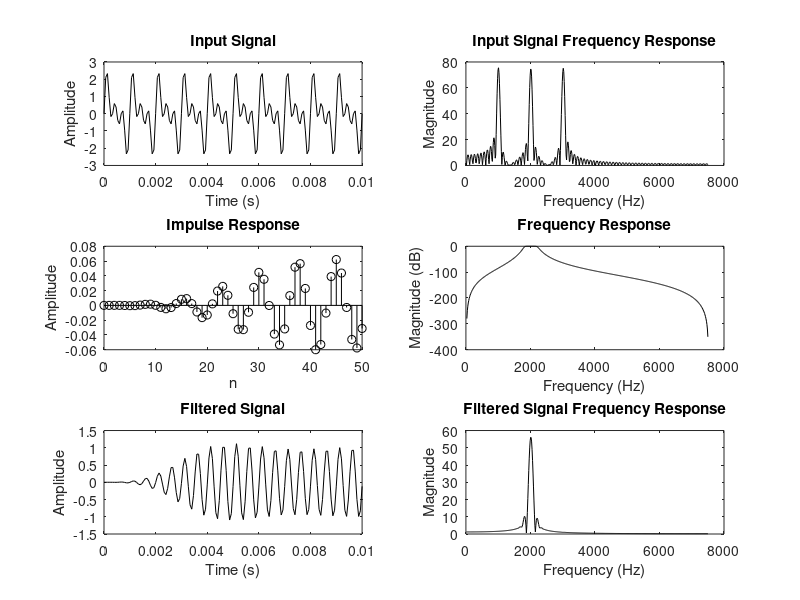

Here is the MATLAB script that generated this plot: (Note: this script raises an error after producing the figure.)
clc; clear; close all;

F1 = 1000; F2 = 2000; F3 = 3000;
Fsamp = 15000;
t = 0:1/Fsamp:0.01;

x = sin(2*pi*F1*t) + sin(2*pi*F2*t) + sin(2*pi*F3*t);

fft_ord = 1024;
x_fft = fft(x, fft_ord);

Fp = [1800 2200]; 
Fs = [1500 2500]; 
ap = 2.5; 
as = 30;    

wp = 2 * Fp / Fsamp;
ws = 2 * Fs / Fsamp;

n_range = 0:50; 
fr = (1:fft_ord/2) * Fsamp / fft_ord;

% Butterworth Bandpass
[N, wn] = buttord(wp, ws, ap, as);
[b, a] = butter(N, wn, 'bandpass');
h = impz(b, a, length(n_range));
h_freq = freqz(b, a, fft_ord/2);
y = filter(b, a, x);
y_fft = fft(y, fft_ord);

figure;
subplot(3,2,1); plot(t, x, 'k'); title('Input Signal'); xlabel('Time (s)'); ylabel('Amplitude');
subplot(3,2,2); plot(fr, abs(x_fft(1:fft_ord/2)), 'k'); title('Input Signal Frequency Response'); xlabel('Frequency (Hz)'); ylabel('Magnitude');
subplot(3,2,3); stem(n_range, h, 'k'); title('Impulse Response'); xlabel('n'); ylabel('Amplitude');
subplot(3,2,4); plot(fr, 20*log10(abs(h_freq)), 'k'); title('Frequency Response'); xlabel('Frequency (Hz)'); ylabel('Magnitude (dB)');
subplot(3,2,5); plot(t, y, 'k'); title('Filtered Signal'); xlabel('Time (s)'); ylabel('Amplitude');
subplot(3,2,6); plot(fr, abs(y_fft(1:fft_ord/2)), 'k'); title('Filtered Signal Frequency Response'); xlabel('Frequency (Hz)'); ylabel('Magnitude');
sgtitle('BUTTERWORTH BAND PASS FILTER (DIRECT METHOD)');
saveas(gcf, 'butterworth_bandpass.png');
